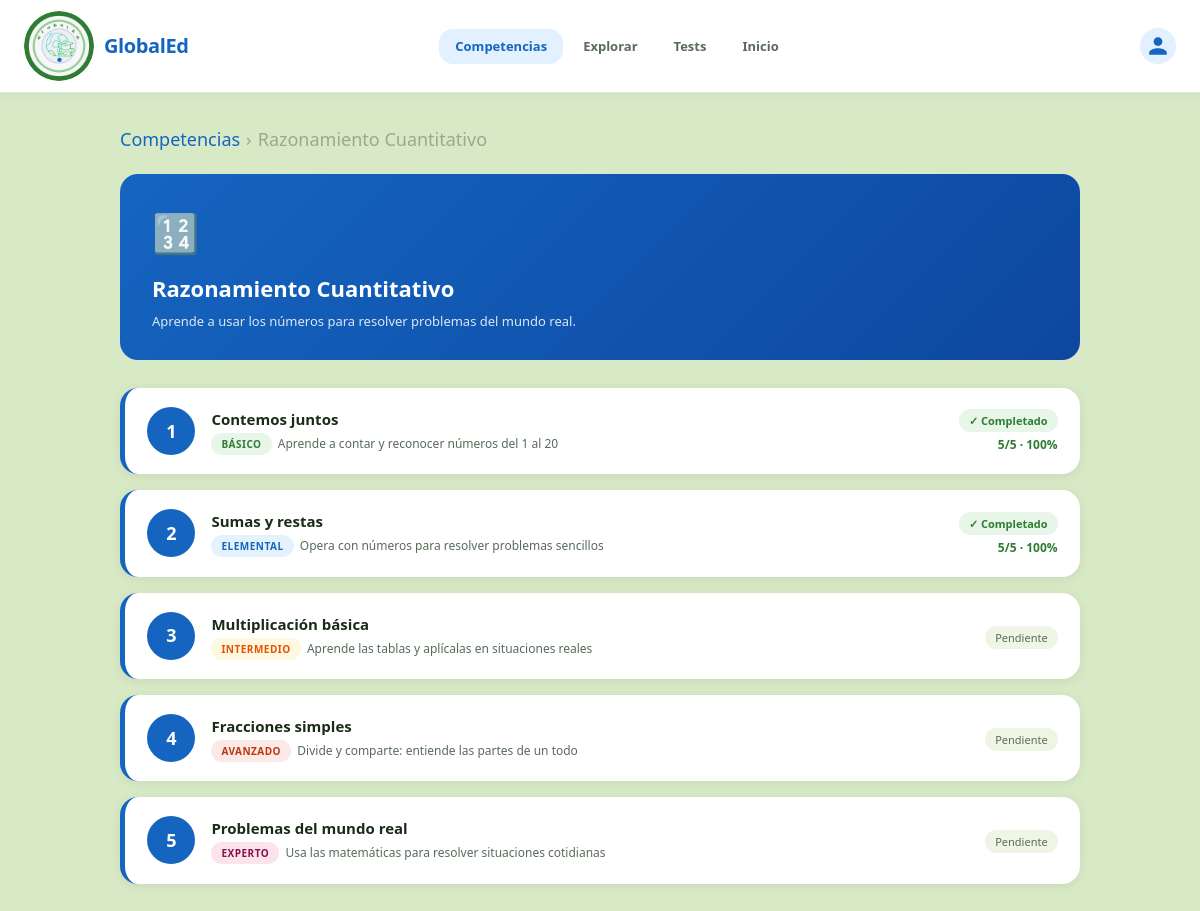
Page /competencias/razonamiento/ (signed in) on the committed database.
### competencias/models.py (models this page shows, shortened)
class Competencia(models.Model):
    ICONOS = {
        'razonamiento':  '🔢',
        'lectura':       '📖',
        'ciudadana':     '🌍',
        'ciencias':      '🔬',
    }
    nombre      = models.CharField(max_length=120)
    slug        = models.SlugField(unique=True)
    descripcion = models.TextField()
    color       = models.CharField(max_length=7, default='#1565C0',
                                   help_text='Color HEX para la UI')
    icono       = models.CharField(max_length=4, default='📚')
    orden       = models.PositiveSmallIntegerField(default=0)
    class Meta:
        ordering = ['orden']
        verbose_name        = 'Competencia'
        verbose_name_plural = 'Competencias'

class Nivel(models.Model):
    competencia = models.ForeignKey(
        Competencia, on_delete=models.CASCADE, related_name='niveles'
    )
    numero      = models.PositiveSmallIntegerField()   # 1–5
    titulo      = models.CharField(max_length=160)
    descripcion = models.CharField(max_length=300)
    class Meta:
        ordering            = ['numero']
        unique_together     = ('competencia', 'numero')
        verbose_name        = 'Nivel'
        verbose_name_plural = 'Niveles'
    def etiqueta_dificultad(self):
        etiquetas = {1: 'Básico', 2: 'Elemental', 3: 'Intermedio',
                     4: 'Avanzado', 5: 'Experto'}
        return etiquetas.get(self.numero, '')

class ResultadoUsuario(models.Model):
    usuario     = models.ForeignKey(
        User, on_delete=models.CASCADE, related_name='resultados_competencias'
    )
    nivel       = models.ForeignKey(
        Nivel, on_delete=models.CASCADE, related_name='resultados'
    )
    correctas   = models.PositiveSmallIntegerField(default=0)
    total       = models.PositiveSmallIntegerField(default=0)
    completado  = models.BooleanField(default=False)
    fecha       = models.DateTimeField(auto_now_add=True)
    actualizado = models.DateTimeField(auto_now=True)
    class Meta:
        ordering            = ['-actualizado']
        unique_together     = ('usuario', 'nivel')
        verbose_name        = 'Resultado de usuario'
        verbose_name_plural = 'Resultados de usuarios'
    def porcentaje(self):
        return round((self.correctas / self.total) * 100) if self.total else 0
    def aprobado(self):
        return self.porcentaje() >= 60

### competencias/views.py (the view)
@login_required
def lista_niveles(request, slug):
    comp   = get_object_or_404(Competencia, slug=slug)
    niveles = comp.niveles.select_related('contenido').all()
    resultados_map = {
        r.nivel_id: r
        for r in ResultadoUsuario.objects.filter(
            usuario=request.user, nivel__in=niveles
        )
    }
    niveles_data = []
    for niv in niveles:
        res = resultados_map.get(niv.id)
        niveles_data.append({'nivel': niv, 'resultado': res})
    return render(request, 'competencias/lista_niveles.html', {
        'comp': comp,
        'niveles_data': niveles_data,
    })

### competencias/templates/competencias/lista_niveles.html (shortened to what this page needs)
{% extends "competencias/base_comp.html" %}
{% block comp_content %}
<div class="breadcrumb" style="font-size: large;">
  <a href="{% url 'competencias:lista' %}">Competencias</a>
  <span>›</span>
  <span>{{ comp.nombre }}</span>
</div>
<div class="niveles-hero" style="background:linear-gradient(135deg,{{ comp.color }} 0%,#0D47A1 100%);">
  <div style="font-size:38px;margin-bottom:.5rem;">{{ comp.icono }}</div>
  <h2 style="font-size:22px;font-weight:700;margin-bottom:.3rem;">{{ comp.nombre }}</h2>
  <p style="font-size:13px;opacity:.85;">{{ comp.descripcion }}</p>
</div>
{% for item in niveles_data %}
{% with niv=item.nivel res=item.resultado %}
<a href="{% url 'competencias:contenido' comp.slug niv.numero %}" style="text-decoration:none;">
  <div class="nivel-card" style="border-left-color:{{ comp.color }};">
    <div class="nivel-num" style="background:{{ comp.color }};">{{ niv.numero }}</div>
    <div class="nivel-info">
      <div class="nivel-titulo">{{ niv.titulo }}</div>
      <div class="nivel-desc">
        <span class="badge-dif dif-{{ niv.numero }}">{{ niv.etiqueta_dificultad }}</span>
        &nbsp;{{ niv.descripcion }}
      </div>
    </div>
    <div class="nivel-estado">
      {% if res and res.completado %}
        <span class="estado-ok">✓ Completado</span>
        <span class="estado-pct" style="color:{% if res.aprobado %}#2E7D32{% else %}#E65100{% endif %};">
          {{ res.correctas }}/{{ res.total }} · {{ res.porcentaje }}%
        </span>
      {% else %}
        <span class="estado-no">Pendiente</span>
      {% endif %}
    </div>
  </div>
</a>
{% endwith %}
{% endfor %}
{% endblock %}

### competencias/templates/competencias/base_comp.html (shortened to what this page needs)
{% extends "core/base.html" %}
{% load static %}
{% block navbar %}
<nav class="navbar">
  <div class="logo"><img src="{% static 'images/logo.jpeg' %}" alt="GlobalEd icon" style="width: 100%; height: 100%; object-fit: cover; border-radius: 50%;">GlobalEd</div>
  <div class="nav-links">
    <a href="{% url 'competencias:lista' %}" class="nav-link active btn-competencias" style="color: var(--blue); font-size: 20px;">Competencias</a>
    <a href="{% url 'explorar' %}" class="nav-link" style="font-size: 20px;">Explorar</a>
    <a href="{% url 'tests' %}"    class="nav-link" style="font-size: 20px;">Tests</a>
    <a href="{% url 'dashboard' %}" class="nav-link" style="font-size: 20px;">Inicio</a>
  </div>
  <div class="nav-avatar" tabindex="0">
    <svg viewBox="0 0 24 24"><path d="M12 12c2.7 0 4.8-2.1 4.8-4.8S14.7 2.4 12 2.4 7.2 4.5 7.2 7.2 9.3 12 12 12zm0 2.4c-3.2 0-9.6 1.6-9.6 4.8v2.4h19.2v-2.4c0-3.2-6.4-4.8-9.6-4.8z"/></svg>
  </div>
</nav>
{% endblock %}
{% block content %}
<div class="page-main">
  {% block comp_content %}{% endblock %}
</div>
{% endblock %}

### core/templates/core/base.html (shortened to what this page needs)
<!DOCTYPE html>
<html lang="es">
<head>
  {% load static %}
  <link rel="stylesheet" href="{% static 'css/responsive.css' %}">
</head>
<body>
  {% block navbar %}{% endblock %}
  {% block content %}{% endblock %}
</body>
</html>

### core/static/css/responsive.css (style rules this page uses)
html { overflow-x: hidden; }
body { overflow-x: hidden; -webkit-text-size-adjust: 100%; }
img, video, iframe { max-width: 100%; height: auto; }
:root { --fs-xs: 0.72rem; --fs-sm: 0.8125rem; --fs-base: 0.9375rem; --fs-md: 1rem; --fs-lg: 1.125rem; --fs-xl: 1.25rem; --fs-2xl: 1.375rem; --fs-3xl: 1.5rem; }
.navbar { padding: .65rem 1rem; gap: .5rem; }
.nav-link { font-size: var(--fs-sm) !important; padding: 6px 10px; white-space: nowrap; }
.page-main { padding: 1.5rem 1rem; }

### core/templates/core/base.html (style rules this page uses)
:root { --blue: #1565C0; --blue-dark: #0D47A1; --blue-mid: #1976D2; --blue-light: #E3F0FF; --green: #81C784; --green-dark: #4CAF50; --bg: #D8E9C6; --bg-soft: #EEF5E5; --white: #FFFFFF; --text: #1A2B1A; --text-muted: #5A6B5A; --danger: #E53935; --radius-sm: 8px; --radius-md: 14px; --radius-lg: 22px; --shadow: 0 4px 24px rgba(21,101,192,.10); --shadow-sm: 0 2px 10px rgba(21,101,192,.07); }
*, *::before, *::after { box-sizing: border-box; margin: 0; padding: 0; }
body { font-family: 'Segoe UI', system-ui, sans-serif; background: var(--bg); color: var(--text); min-height: 100vh; font-size: 15px; line-height: 1.6; }
a { color: inherit; text-decoration: none; }
.btn-competencias { display: inline-block; transition: transform 0.3s ease, box-shadow 0.3s ease; animation: pulseScale 2.5s infinite; }
.logo { width: 70px; height: 70px; border-radius: 50%; display: flex; align-items: center; gap: 10px; font-size: 20px; font-weight: 700; color: var(--blue); letter-spacing: -.4px; }
.navbar { background: var(--white); border-bottom: 1px solid #D8ECD8; padding: .7rem 1.5rem; display: flex; align-items: center; justify-content: space-between; position: sticky; top: 0; z-index: 100; box-shadow: var(--shadow-sm); }
.nav-links { display: flex; gap: 4px; }
.nav-link { padding: 7px 16px; border-radius: var(--radius-md); font-size: 13px; font-weight: 600; color: var(--text-muted); transition: background .2s, color .2s; }
.nav-link:hover, .nav-link.active { background: var(--blue-light); color: var(--blue); }
.nav-avatar { width: 36px; height: 36px; border-radius: 50%; background: var(--blue-light); display: flex; align-items: center; justify-content: center; cursor: pointer; position: relative; }
.nav-avatar svg { width: 22px; height: 22px; fill: var(--blue); }
.page-main { max-width: 1000px; margin: 0 auto; padding: 2rem 1.25rem; }

### competencias/templates/competencias/base_comp.html (style rules this page uses)
:root { --comp-radius: 18px; --comp-shadow: 0 6px 28px rgba(21,101,192,.11); }
.breadcrumb { display:flex; align-items:center; gap:6px; font-size:12px; color:var(--text-muted); margin-bottom:1.25rem; flex-wrap:wrap; }
.breadcrumb a { color:var(--blue); }
.breadcrumb span { opacity:.5; }
.badge-dif { display:inline-block; font-size:10px; font-weight:700; padding:3px 10px; border-radius:20px; letter-spacing:.05em; text-transform:uppercase; }
.dif-1 { background:#E8F5E9; color:#2E7D32; }
.dif-2 { background:#E3F2FD; color:#1565C0; }
.dif-3 { background:#FFF8E1; color:#E65100; }
.dif-4 { background:#FBE9E7; color:#BF360C; }
.dif-5 { background:#FCE4EC; color:#880E4F; }

### competencias/templates/competencias/lista_niveles.html (style rules this page uses)
.niveles-hero { padding:1.75rem 2rem; border-radius:var(--comp-radius); color:#fff; margin-bottom:1.75rem; }
.nivel-card { display:flex; align-items:center; gap:1rem; background:#fff; border-radius:var(--comp-radius); box-shadow:0 2px 12px rgba(0,0,0,.07); padding:1.2rem 1.4rem; margin-bottom:1rem; border-left:5px solid transparent; transition:transform .15s; }
.nivel-num { width:48px; height:48px; border-radius:50%; display:flex; align-items:center; justify-content:center; font-size:18px; font-weight:700; color:#fff; flex-shrink:0; }
.nivel-info { flex:1; min-width:0; }
.nivel-titulo { font-size:15px; font-weight:700; color:var(--text); margin-bottom:2px; }
.nivel-desc { font-size:12px; color:var(--text-muted); }
.nivel-estado { text-align:right; flex-shrink:0; }
.estado-ok { font-size:11px; font-weight:700; color:#2E7D32; background:#E8F5E9; padding:4px 10px; border-radius:20px; }
.estado-no { font-size:11px; color:var(--text-muted); background:var(--bg-soft); padding:4px 10px; border-radius:20px; }
.estado-pct { font-size:12px; font-weight:700; display:block; margin-top:4px; }

### rows in the picture
Competencia: nombre "Razonamiento Cuantitativo", icono "🔢", descripcion "Aprende a usar los números para resolver problemas del mundo real."
Nivel: nivel.numero "1", nivel.titulo "Contemos juntos", nivel.etiqueta_dificultad "BÁSICO", nivel.descripcion "Aprende a contar y reconocer números del 1 al 20", resultado.correctas "5", resultado.total "5", resultado.porcentaje "100"
Nivel: nivel.numero "2", nivel.titulo "Sumas y restas", nivel.etiqueta_dificultad "ELEMENTAL", nivel.descripcion "Opera con números para resolver problemas sencillos", resultado.correctas "5", resultado.total "5", resultado.porcentaje "100"
Nivel: nivel.numero "3", nivel.titulo "Multiplicación básica", nivel.etiqueta_dificultad "INTERMEDIO", nivel.descripcion "Aprende las tablas y aplícalas en situaciones reales", shows "Pendiente"
Nivel: nivel.numero "4", nivel.titulo "Fracciones simples", nivel.etiqueta_dificultad "AVANZADO", nivel.descripcion "Divide y comparte: entiende las partes de un todo", shows "Pendiente"
Nivel: nivel.numero "5", nivel.titulo "Problemas del mundo real", nivel.etiqueta_dificultad "EXPERTO", nivel.descripcion "Usa las matemáticas para resolver situaciones cotidianas", shows "Pendiente"
